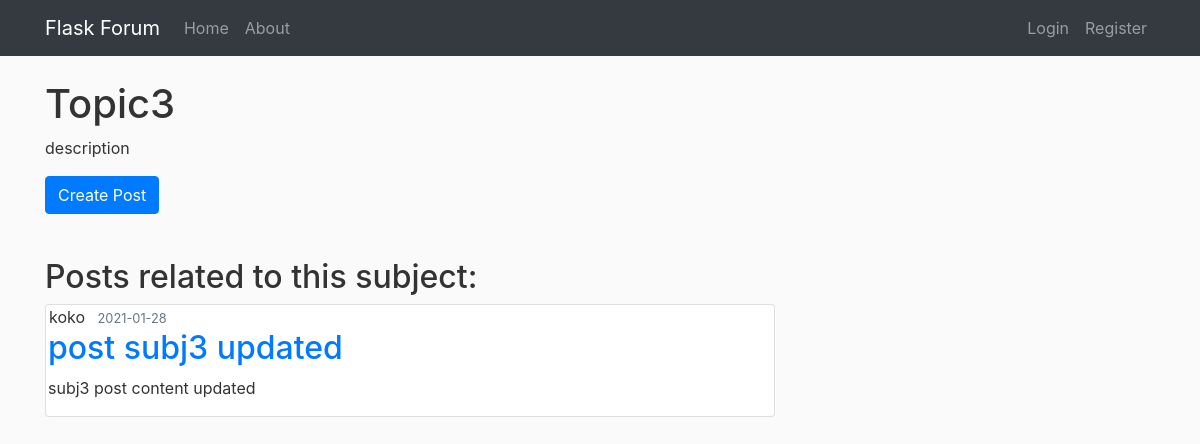
The app's page /topic/3, older data.
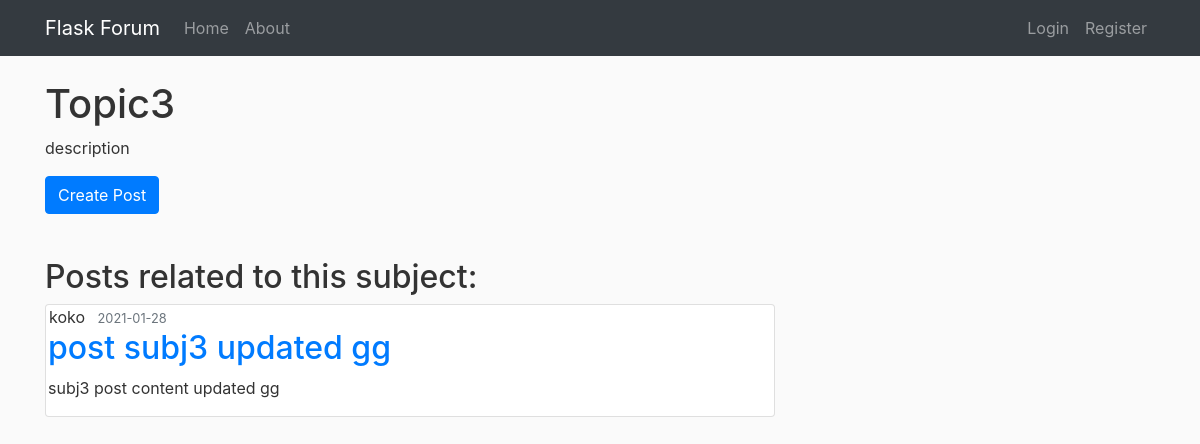
The same page, newer data.
### flaskforum/models.py (models this page shows, shortened)
class Topic(db.Model):
	id = db.Column(db.Integer, primary_key=True)
	title = db.Column(db.String(150), nullable=False)
	description = db.Column(db.Text, nullable=False)
	posts = db.relationship('Post', backref= 'current_topic', lazy=True)

class Post(db.Model):
    id = db.Column(db.Integer, primary_key=True)
    title = db.Column(db.String(150), nullable=False)
    date_posted = db.Column(db.DateTime, nullable=False, default=datetime.utcnow)
    content = db.Column(db.Text, nullable=False)
    user_id = db.Column(db.Integer, db.ForeignKey('user.id'), nullable=False)
    topic_id = db.Column(db.Integer, db.ForeignKey('topic.id'), nullable=False)

class User(db.Model, UserMixin):
    id = db.Column(db.Integer, primary_key=True)
    username = db.Column(db.String(20), unique=True, nullable=False)
    email = db.Column(db.String(100), unique=True, nullable=False)
    password = db.Column(db.String(60), nullable=False)
    posts = db.relationship('Post', backref='uploader', lazy=True)

### flaskforum/routes.py (the view)
@app.route("/topic/<int:topic_id>", methods=['GET', 'POST'])
def topic(topic_id):
    topic = Topic.query.get(topic_id)
    posts = Post.query.all()
    return render_template('topic.html', title=topic.title, topic=topic, posts=posts)

### flaskforum/templates/topic.html
{% extends "layout.html" %}
{% block content %}
    <div>
        <article class="media content-section">
          <div class="media-body">
            <h1 class="article-title" >{{ topic.title }}</h1>
            <p class="article-content">{{ topic.description }}</p>
          </div>
        </article>
    </div>
     <a class="btn btn-primary" style="margin-bottom:20px" href="{{ url_for('make_post', topic_id=topic.id) }}" role="button">Create Post</a>
    <br>
    <br>
    <h2>Posts related to this subject:</h2>
    {% for post in posts %}
      {% if post.topic_id == topic.id %}
        <div class="card" style="margin-top:5px">
          <article class="media content-section">
            <div class="media-body">
              <div class="article-metadata">
                <a class="mr-2" style = "margin-left:3px">{{ post.uploader.username }}</a>
                <small class="text-muted">{{ post.date_posted.strftime('%Y-%m-%d') }}</small>
              </div>
              <h2><a class="article-title" href="{{ url_for('post', post_id=post.id) }}" style = "margin-left:2px">{{ post.title }}</a></h2>
              <p class="article-content" style = "margin-left:2px">{{ post.content }}</p>
            </div>
          </article>
        </div>
      {% endif %}
    {% endfor %}
{% endblock %}

### flaskforum/templates/layout.html (shortened to what this page needs)
<!DOCTYPE html>
<html>
<head>
    <link rel="stylesheet" href="https://stackpath.bootstrapcdn.com/bootstrap/4.3.1/css/bootstrap.min.css">
    <link rel="stylesheet" type="text/css" href="{{ url_for('static', filename='main.css') }}">
</head>
<body>
    <header>
    <nav class="navbar navbar-expand-sm bg-dark navbar-dark fixed-top">
        <div class="container">
        <a class="navbar-brand" href="/">Flask Forum</a>
        <div class="navbar-nav mr-auto">
            <a class="nav-item nav-link" href="/">Home</a>
            <a class="nav-item nav-link" href="/about">About</a>
        </div>
        <div class="navbar-nav">
            {% if current_user.is_authenticated %}
            <a class="nav-link" href="{{ url_for('make_topic') }}">Create topic</a>
                <a class="nav-link" href="{{ url_for('logged_in') }}">Account</a>
                <a class="nav-link" href="{{ url_for('logout') }}">Logout</a>
            {% else %}
                <a class="nav-link" href="/login">Login</a>
                <a class="nav-link" href="/register">Register</a>
            {% endif %}
        </div>
        </div>
    </nav>
    </header>
    <main role="main" class="container">
        <div class="row">
          <div class="col-md-8">
            {% block content %}{% endblock %}
          </div>
        </div>
    </main>
</body>
</html>

### flaskforum/static/main.css (style rules this page uses)
body { background: #fafafa; color: #333333; margin-top: 5rem; }

Row changes from the older to the newer data that the page shows:
changed Post "koko": title "post subj3 updated" → "post subj3 updated gg"; content "subj3 post content updated" → "subj3 post content updated gg"
